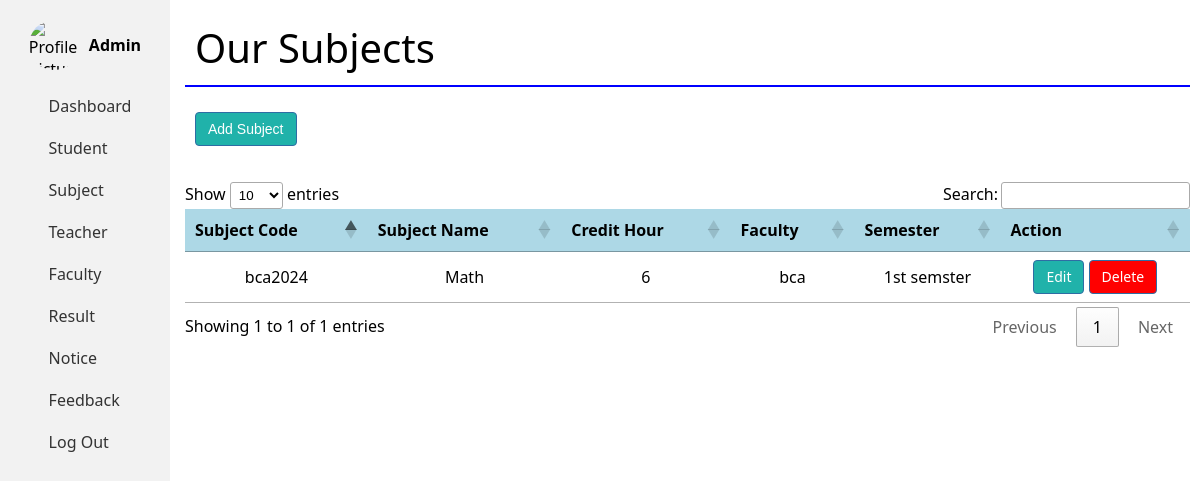
/admin/subject.php (signed in), run on the app's committed database.
### tables this page shows
CREATE TABLE `subject` (
  `id` int(11) NOT NULL,
  `subjectcode` varchar(100) DEFAULT NULL,
  `subjectname` varchar(50) DEFAULT NULL,
  `credithour` int(20) DEFAULT NULL,
  `faculty` varchar(50) DEFAULT NULL,
  `semester` varchar(50) DEFAULT NULL
);

### admin/subject.php (the view, shortened to what this page needs)
<!DOCTYPE html>
<html>
<head>
    <link rel="stylesheet" type="text/css" href="https://cdn.datatables.net/1.10.25/css/jquery.dataTables.min.css">
    <link rel="stylesheet" type="text/css" href="https://cdn.datatables.net/responsive/2.2.9/css/responsive.dataTables.min.css">
</head>
<body>
    <div class="container">
        <?php include('sidebar.php'); ?>
        <div class="thead-main">
            <div class="dlabel">
                Our Subjects
            </div>
            <div class="dlabel" style="border-bottom:none;">
                <button class="btn2" onclick="openPopup()">Add Subject</button>
            </div>
            <div class="table-responsive">
                <table id="subjecttbl" class="table table-striped">
                    <thead>
                        <tr class="th-tr">
                            <th>Subject Code</th>
                            <th>Subject Name</th>
                            <th>Credit Hour</th>
                            <th>Faculty</th>
                            <th>Semester</th>
                            <th>Action</th>
                        </tr>
                    </thead>
                    <tbody>
                        <?php
                        $sql = "SELECT * FROM subject";
                        $result = $conn->query($sql);
                        while ($row = $result->fetch_assoc()) {
                        ?>
                            <tr>
                                <td><?php echo $row['subjectcode'] ?></td>
                                <td><?php echo $row['subjectname'] ?></td>
                                <td><?php echo $row['credithour']; ?></td>
                                <td><?php echo $row['faculty']; ?></td>
                                <td><?php echo $row['semester']; ?></td>
                                <td>
                                    <a href="editsubject.php?id=<?php echo $row['id'] ?>" class="btn2">Edit</a>
                                    <a href="deletesubject.php?id=<?php echo $row['id'] ?>" class="btn" onclick="return confirm('Are you sure to delete?')">Delete</a>
                                </td>
                            </tr>
                        <?php
                        }
                        ?>
                    </tbody>
                </table>
            </div>
        </div>
    </div>
</body>
</html>

### admin/subject.php (style rules this page uses)
.btn { display: inline-block; padding: 6px 12px; margin-bottom: 0; font-size: 14px; font-weight: 400; line-height: 1.42857143; text-align: center; white-space: nowrap; vertical-align: middle; cursor: pointer; border: 1px solid transparent; border-radius: 4px; color: #fff; background-color: red; border-color: #2e6da4; text-decoration: none; }
.btn2 { display: inline-block; padding: 6px 12px; margin-bottom: 0; font-size: 14px; font-weight: 400; line-height: 1.42857143; text-align: center; white-space: nowrap; vertical-align: middle; cursor: pointer; border: 1px solid transparent; border-radius: 4px; color: #fff; background-color: lightseagreen; border-color: #2e6da4; text-decoration: none; }
.container { display: flex; padding: 10px; }
.dlabel { color: black; padding: 10px 10px; text-align: start; font-size: 40px; border-bottom: solid blue 2px; }
.thead-main { text-align: center; height: 100%; width: 100%; margin-left: 175px; }
.table-responsive { margin-top: 20px; }
.th-tr { background-color: lightblue; }

### admin/sidebar.php (style rules this page uses)
* { margin: 0; padding: 0; box-sizing: border-box; }
body { font-family: system-ui, -apple-system, BlinkMacSystemFont, 'Segoe UI', Roboto, Oxygen, Ubuntu, Cantarell, 'Open Sans', 'Helvetica Neue', sans-serif; }

### data on the page
subject: subjectcode "bca2024", subjectname "Math", credithour "6", faculty "bca", semester "1st semster"
